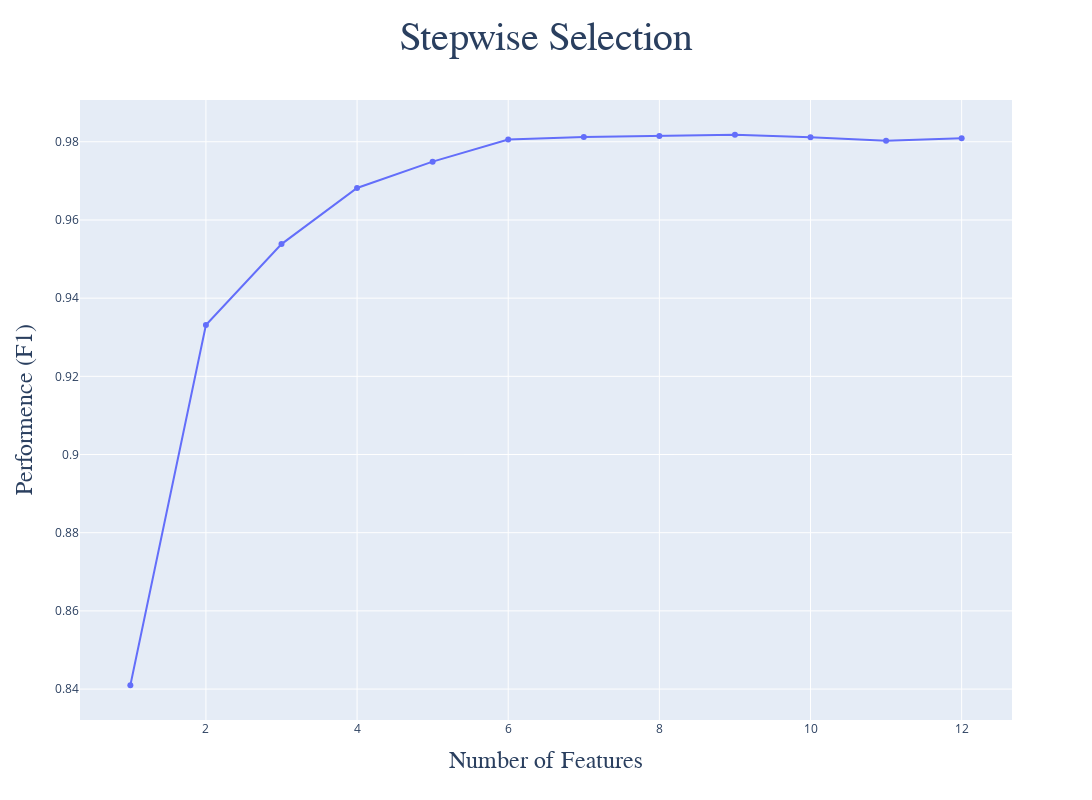

Write notebook code for a chart like this one.
### Code cell
import plotly.graph_objects as go

metric_dict = sfs.get_metric_dict()
k_features = list(metric_dict.keys())
avg_scores = np.array([metric_dict[k]['avg_score'] for k in k_features])
std_devs = np.array([metric_dict[k]['std_dev'] for k in k_features])

fig = go.Figure()
fig.add_trace(
    go.Scatter(
    x = k_features, y = avg_scores, 
    mode = 'lines+markers', name = 'Average Score'
    )
)

fig.update_layout(
    title = {
        'text': 'Stepwise Selection',
        'font': {
            'size': 40, 'family': 'Gulliver'
        }, 'x': 0.5
    }, 
    xaxis_title = {
        'text': 'Number of Features',
        'font': {
            'size': 24, 'family': 'Gulliver'
        }
    }, 
    yaxis_title = {
        'text': 'Performence (F1)',
        'font': {
            'size': 24, 'family': 'Gulliver'
        }
    }, 
    width = 1200, height = 800
)

fig.show()

### Figure 1 — Plotly figure (JSON) as saved in the notebook; plotly's stock layout.template omitted (floating-point values rounded to 4 significant figures)
{"data": [{"mode": "lines+markers", "name": "Average Score", "type": "scatter", "x": [1, 2, 3, 4, 5, 6, 7, 8, 9, 10, 11, 12], "y": [0.841, 0.9331, 0.9538, 0.9682, 0.9749, 0.9806, 0.9812, 0.9815, 0.9818, 0.9812, 0.9803, 0.9809]}], "layout": {"height": 800, "title": {"font": {"family": "Gulliver", "size": 40}, "text": "Stepwise Selection", "x": 0.5}, "width": 1200, "xaxis": {"title": {"font": {"family": "Gulliver", "size": 24}, "text": "Number of Features"}}, "yaxis": {"title": {"font": {"family": "Gulliver", "size": 24}, "text": "Performence (F1)"}}}}
